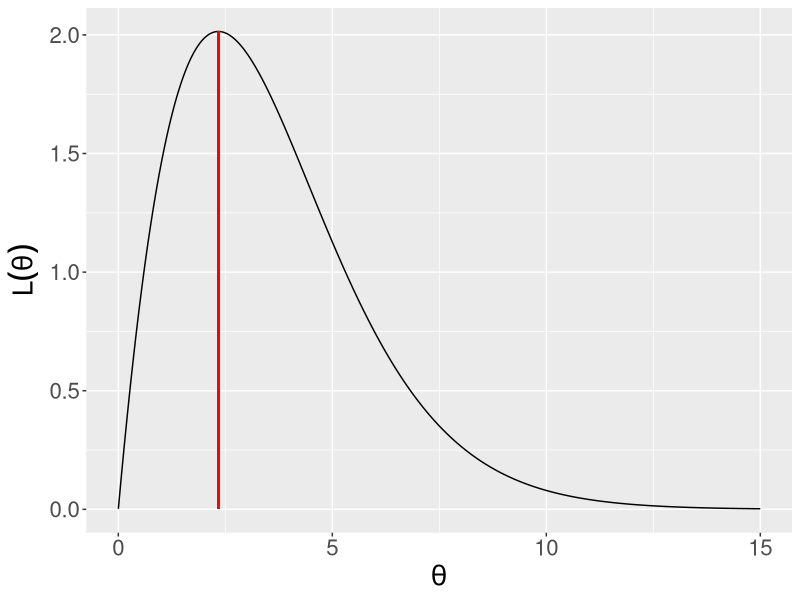

Reproduce this figure in R.
## ---- chunk 1
require(ggplot2)

set.seed(123456789)
n     <- 10
x     <- rpois(n=n, lambda = 2)
theta <- seq(0.001,15, length.out=1000)

lik <- rep(0, length(theta))

for(i in 1:length(theta)){
  lik[i]   <- sum(dpois(x=x, lambda = theta[i]))
}


dados <- data.frame(vero=lik, theta)
maxliktheta <- as.numeric(dados[which.max(dados$vero),])


## ---- chunk 2
ggplot(data = dados, aes(x=theta, y=vero))+geom_line()+
  geom_segment(x=maxliktheta[2], y=min(lik), xend=maxliktheta[2], yend=maxliktheta[1], col="red")+
  ylab(expression(L(theta)))+xlab(expression(theta))+
  theme(text=element_text(size = 20))
## ---- chunk 3
#| output-options:
#|   html:
#|     style: "font-size: 7px;"

# derivada 1:
u.theta <- function(par=par, dat=dat){
  dv1 <- sum(dat/(1+(par*dat)))
  return(dv1)
}

# derivada 2:
u.theta2 <- function(par=par, dat=dat){
  dv2 <- -1*sum(dat^2/(1+(par*dat))^2)
  return(dv2)
}

set.seed(12345678)

# Dados:

n     <- 100
theta <- 0.4
u     <- runif(n)
x     <- (-1+ (2*sqrt(0.25-(theta*(0.5-(theta/4)-u)))   ))/theta
e     <- 10^(-6)

# chute inicial:
theta.ini <- mean(x)
theta.novo <- theta.ini-(u.theta(par=theta.ini, dat=x)/u.theta2(par=theta.ini, dat=x))
i=1
cat("Iteração=",i,"  theta inicial=", theta.ini, "  theta novo=", theta.novo, "\n")


while( abs(theta.novo-theta.ini) > e ){

  i<-i+1
  theta.ini <- theta.novo

  theta.novo <- theta.ini - (u.theta(par=theta.ini, dat=x)/u.theta2(par=theta.ini, dat=x))

  cat("Iteração=",i,"  theta inicial=", theta.ini, "  theta novo=", theta.novo, "\n")

  theta.ini <- theta.novo

}
